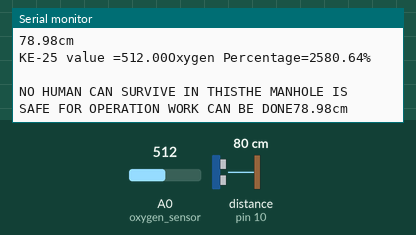
This sketch was run on a simulated Arduino Uno, built with avr-gcc and run on an emulated ATmega328P. Shown: the last lines printed to the serial monitor. Wiring (inferred from the names in the program): ultrasonic range finder: trigger pin 9; echo pin 10. The inputs (shaded band) are chosen by the test bench; at power-on: distance to the obstacle (sensor on pin 10) 80 cm, A0 (oxygen_sensor) = 512. The echo pulse lasts 58.3 µs per cm.

Above: at 1.8 s.
1.9 s: distance to the obstacle (sensor on pin 10) set to 55 cm
At 3.0 s:
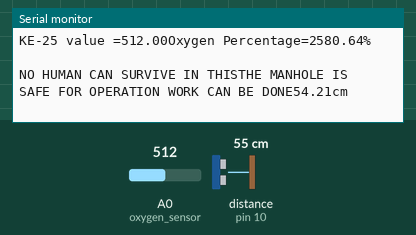
3.4 s: distance to the obstacle (sensor on pin 10) set to 45 cm
At 5.0 s:
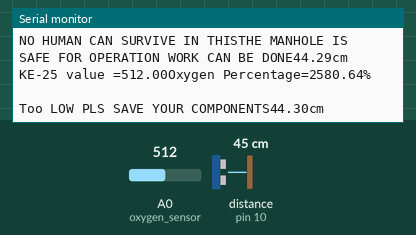
14.3 s: A0 (oxygen_sensor) set to 890
At 15.6 s:
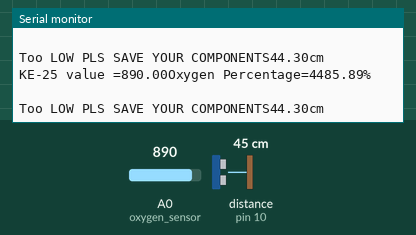
15.8 s: A0 (oxygen_sensor) set to 909
At 16.8 s:
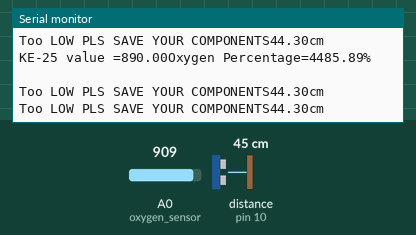

Measured:
- the behaviour switches between 51 and 50 cm on distance to the obstacle (sensor on pin 10) (found by bisection; images 1 and 2)
- after the input at 1.9 s, the serial monitor: prints a new line after 0.33 s (image 1)
- after the input at 3.4 s, the serial monitor: prints a new line after 1.1 s (image 2)
- after the input at 14.3 s, the serial monitor: prints a new line after 0.85 s (image 3)

The sketch:

finalfile7_10.ino
```cpp
#include <SoftwareSerial.h>
int tp=9; // pin numbers ahet connection che
int ep=10;
int LR=13;
int LG=12;
int LO=11;
//SoftwareSerial Serial(9,10); //RX | TX
// to send data through the bluetooth port u have to use the above command
// get the buttons using serail.read
void setup() {
  Serial.begin(9600);
  pinMode(tp,OUTPUT);
  pinMode(ep,INPUT);
  pinMode(A0,INPUT);  //oxygen sensor
  digitalWrite(LO,LOW);
  digitalWrite(LR,LOW);
  digitalWrite(LG,LOW);
 // BT.serial.begin(9600);
}

void loop()
{
  float d=distancecalc();

  float o2=percentagecalc();
  if(d<50)
  {
    Serial.print("Too LOW PLS SAVE YOUR COMPONENTS");
    digitalWrite(LR,HIGH);
  }
  else
  {
   if(o2>20 && o2<30)
   {
    digitalWrite(LO,HIGH);
    Serial.print("Oxygen Is Low in The MAnhole Pls Clean The Manhole");
   }
   else if(o2<15)
   {
    digitalWrite(LR,HIGH);
    Serial.print("NO HUMAN CAN SURVIVE IN THIS");
   }
   digitalWrite(LG,HIGH);
   Serial.print("THE MANHOLE IS SAFE FOR OPERATION WORK CAN BE DONE");

  }

}

float percentagecalc()
{ pinMode(A0,INPUT_PULLUP);
  delay(1);
  bool r= analogRead(A0)<900; // 900 is not fix depends on the sensor for ke50
  float op=0.0;
  if(r)
  {
    pinMode(A0,INPUT);
    delay(1);
    float mV=analogRead(A0);
    Serial.print("KE-25 value =");
    Serial.print(mV);
    float op=(mV*3000/992)/0.6;    // this equation can be change depending on the oxygen sensor refernece ghetla ahe
    Serial.print("Oxygen Percentage=");
    Serial.print(op);
    Serial.print("% \n \n");

  }
 return op;
}

float distancecalc()
{
    float t,d,h;
 delay(50);
digitalWrite(tp, LOW);
delayMicroseconds(2);
digitalWrite(tp, HIGH);
delayMicroseconds(10);
digitalWrite(tp, LOW);
  t=pulseIn(ep,HIGH);

  d=t*0.034/2;
  h=d;

  Serial.print(d);
  Serial.print("cm\n");
  delay(1000);
  digitalWrite(LG,HIGH);
  return h;
}
```
